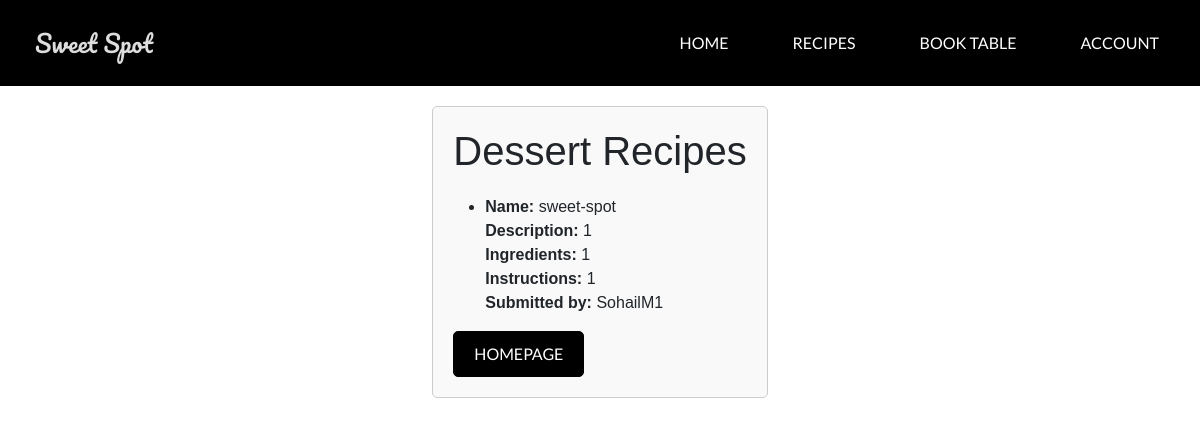
The page /list/ on the database as committed earlier.
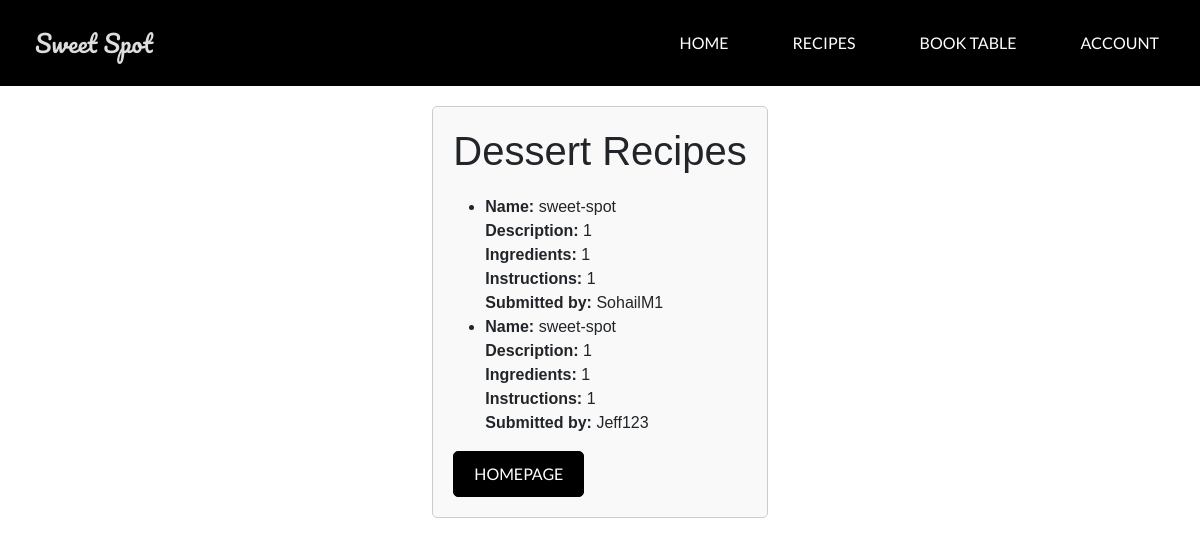
The same page on the database as committed later.
### desserts/models.py (models this page shows, shortened)
class Dessert(models.Model):
    user = models.ForeignKey(settings.AUTH_USER_MODEL, on_delete=models.CASCADE, default=1)
    name = models.CharField(max_length=200)
    description = models.TextField()
    ingredients = models.TextField()
    instructions = models.TextField()
    created_at = models.DateTimeField(auto_now_add=True)
    updated_at = models.DateTimeField(auto_now=True)

### desserts/views.py (the view)
# urls.py: path('list/', desserts_views.list_desserts, name='list_desserts'),
def list_desserts(request):
    desserts = Dessert.objects.all()
    return render(request, 'desserts/dessert_list.html', {'desserts': desserts})

### desserts/templates/desserts/dessert_list.html (shortened to what this page needs)
{% extends "SweetSpot/base.html" %}
{% block main_content %}
<div class="form-container">
    <h1>Dessert Recipes</h1>
    <ul>
        {% for dessert in desserts %}
        <li>
            <strong>Name:</strong> {{ dessert.name }}<br>
            <strong>Description:</strong> {{ dessert.description }}<br>
            <strong>Ingredients:</strong> {{ dessert.ingredients }}<br>
            <strong>Instructions:</strong> {{ dessert.instructions }}<br>
            <strong>Submitted by:</strong> {{ dessert.user.username }}<br>
        </li>
        {% empty %}
        <li>No dessert recipes available.</li>
        {% endfor %}
    </ul>
    <a href="{% url 'homepage' %}" class="btn btn-secondary">Homepage</a>
</div>
{% endblock main_content %}

Rows that differ between the two databases and show on the page:
added Dessert: name "sweet-spot", description "1", ingredients "1", instructions "1", user.username "Jeff123"
